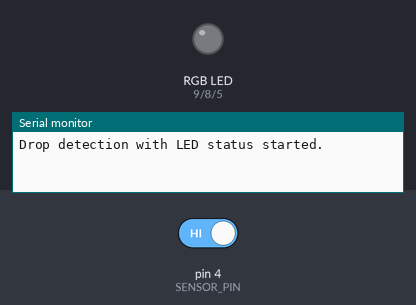
The sketch below on a simulated Arduino Uno, built with avr-gcc and run on an emulated ATmega328P. Shown: an RGB LED mixed from three pins (HIGH = lit), the last lines printed to the serial monitor. The inputs (shaded band) are chosen by the test bench; at power-on: pin 4 (SENSOR_PIN) HIGH.

Above: at 0.1 s.
At 1.2 s:
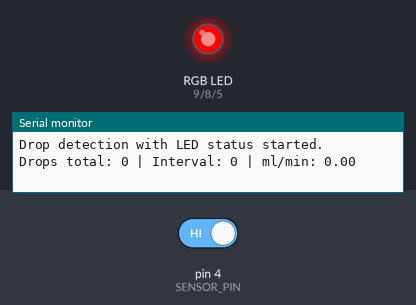
1.3 s: pin 4 (SENSOR_PIN) driven LOW
At 2.7 s:
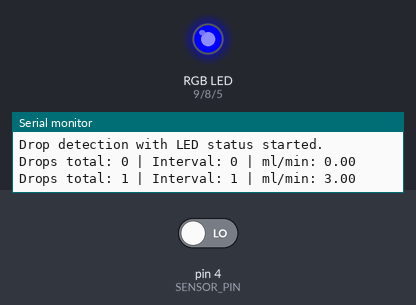
Timing chart, 0 to 4.5 s (numbered marks = the images above; inputs shaded):
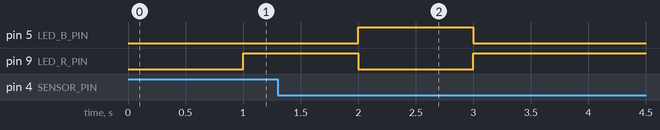

Measured:
- after the input at 1.3 s, pin 5 (LED_B_PIN): LOW → HIGH after 0.70 s, → LOW 1.0 s later; pin 9 (LED_R_PIN): HIGH → LOW after 0.70 s, → HIGH 1.0 s later

The sketch:

basic_led_status.ino
```cpp
// Here I tried to match the colours of the LED to the measured state which should
// also be displayed on the OLED monitor.


#include <Wire.h>

const byte SENSOR_PIN = 4;

const byte LED_R_PIN = 9;
const byte LED_G_PIN = 8;
const byte LED_B_PIN = 5;

const int DROP_ACTIVE_STATE = LOW;
const unsigned long MIN_DROP_GAP_MS = 40;
const unsigned long MEASURE_INTERVAL_MS = 1000;

const float DROPS_PER_ML = 20.0;
const float LOW_FLOW_ML_MIN  = 0.67;
const float HIGH_FLOW_ML_MIN = 2.00;

const bool COMMON_ANODE = false;

bool lastActiveState = false;

unsigned long totalDrops = 0;
unsigned long intervalDrops = 0;
unsigned long lastDropTime = 0;
unsigned long lastMeasureTime = 0;

float mlPerMin = 0.0;

void writeLedPin(byte pin, bool on) {
  if (COMMON_ANODE) {
    digitalWrite(pin, on ? LOW : HIGH);
  } else {
    digitalWrite(pin, on ? HIGH : LOW);
  }
}

void setRGB(bool redOn, bool greenOn, bool blueOn) {
  writeLedPin(LED_R_PIN, redOn);
  writeLedPin(LED_G_PIN, greenOn);
  writeLedPin(LED_B_PIN, blueOn);
}

void setRed() {
  setRGB(true, false, false);
}

void setGreen() {
  setRGB(false, true, false);
}

void setBlue() {
  setRGB(false, false, true);
}

void updateLED(float flowMlMin) {
  if (flowMlMin < LOW_FLOW_ML_MIN) {
    setRed();
  } else if (flowMlMin <= HIGH_FLOW_ML_MIN) {
    setGreen();
  } else {
    setBlue();
  }
}

void setup() {
  Serial.begin(9600);

  pinMode(SENSOR_PIN, INPUT_PULLUP);

  pinMode(LED_R_PIN, OUTPUT);
  pinMode(LED_G_PIN, OUTPUT);
  pinMode(LED_B_PIN, OUTPUT);

  setRGB(false, false, false);

  lastMeasureTime = millis();

  Serial.println("Drop detection with LED status started.");
}

void loop() {
  unsigned long now = millis();
  bool activeNow = (digitalRead(SENSOR_PIN) == DROP_ACTIVE_STATE);

  if (activeNow && !lastActiveState) {
    if (now - lastDropTime >= MIN_DROP_GAP_MS) {
      totalDrops++;
      intervalDrops++;
      lastDropTime = now;
    }
  }

  lastActiveState = activeNow;

  if (now - lastMeasureTime >= MEASURE_INTERVAL_MS) {
    float elapsedSec = (now - lastMeasureTime) / 1000.0;
    float mlPerSec = (intervalDrops / DROPS_PER_ML) / elapsedSec;
    mlPerMin = mlPerSec * 60.0;

    updateLED(mlPerMin);

    Serial.print("Drops total: ");
    Serial.print(totalDrops);
    Serial.print(" | Interval: ");
    Serial.print(intervalDrops);
    Serial.print(" | ml/min: ");
    Serial.println(mlPerMin, 2);

    intervalDrops = 0;
    lastMeasureTime = now;
  }
}
```
